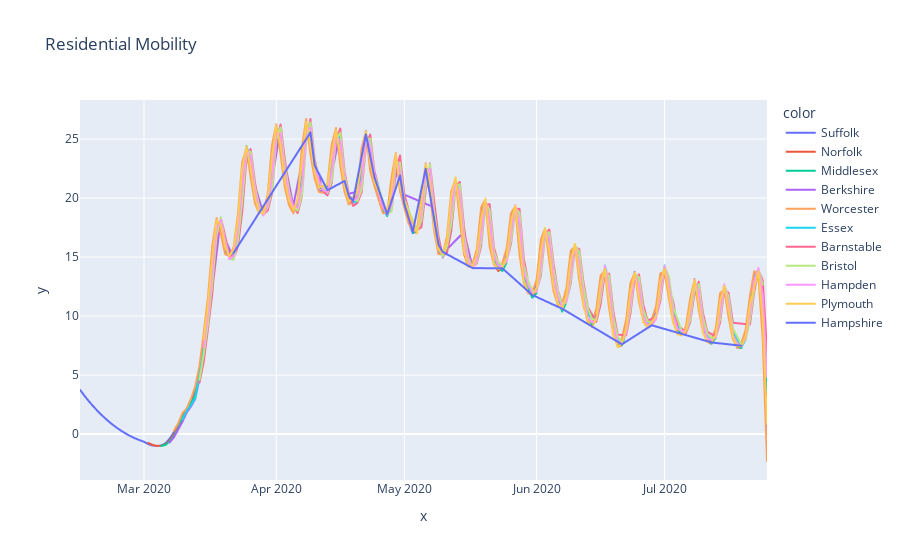

The cell this chart's notebook holds for it:
### Code cell
fig = px.line(x=df_no_na['date'],
              y=savgol_filter(df_no_na['residential'],75,3),
              color = df_no_na['county'],
              title='Residential Mobility')
fig.show()
